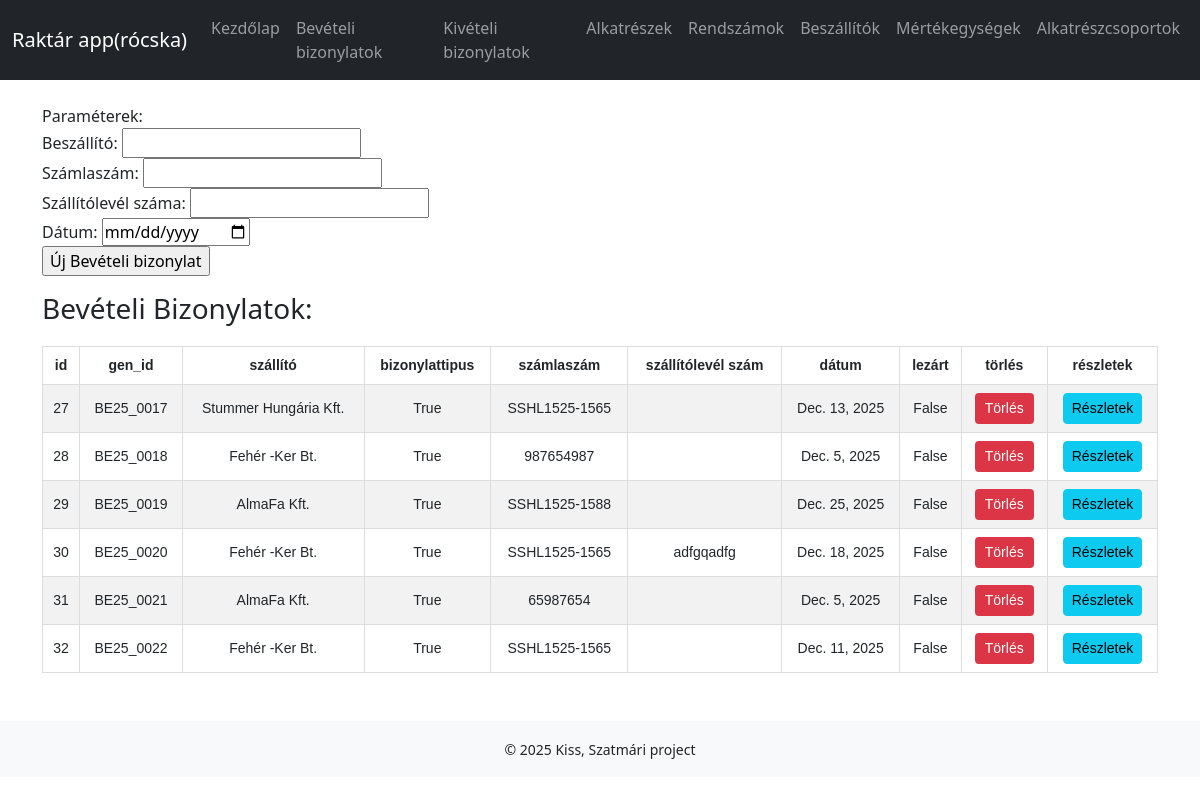
Before: /bebizonylat/ with the older database file.
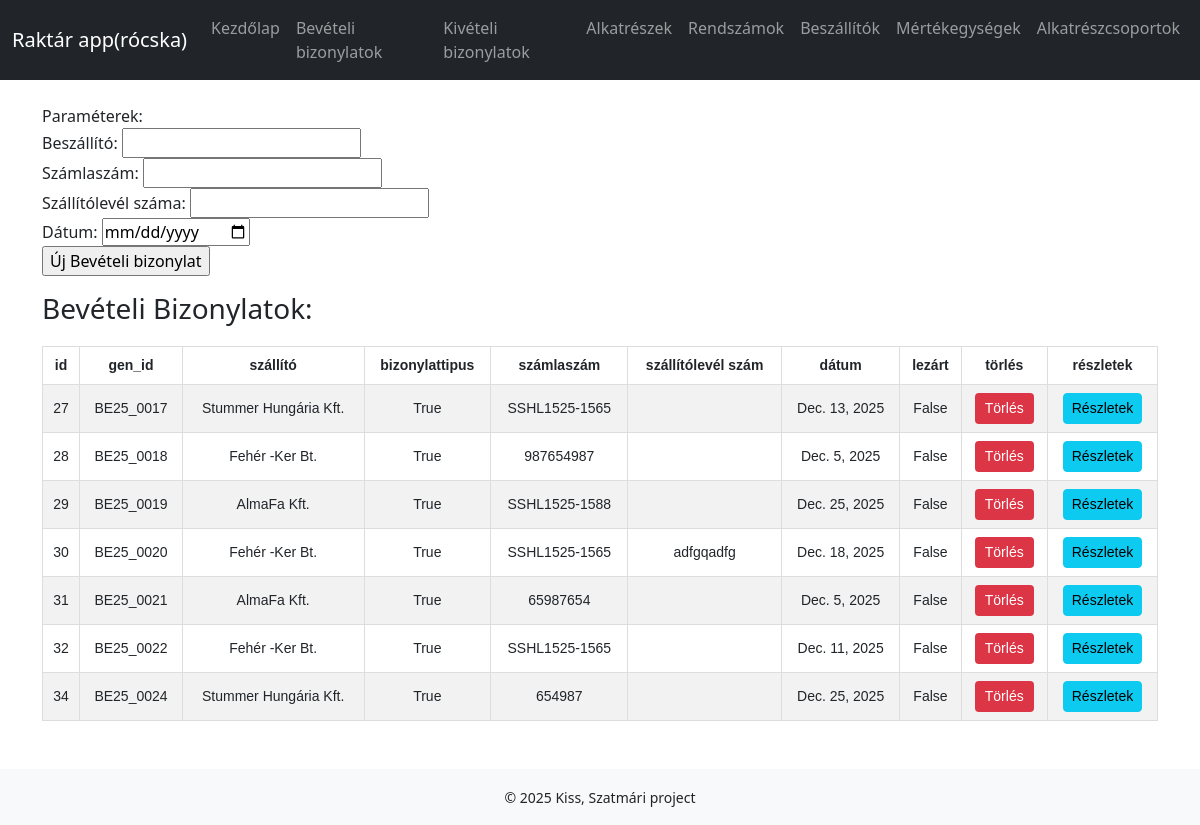
After: the same page with the newer database file.
### raktar/models.py (models this page shows, shortened)
class Bizonylat(models.Model):
    genbizid = models.CharField(max_length=20)
    szallito = models.ForeignKey(Beszallito, on_delete=models.CASCADE, related_name="bizonylatok", blank=True, null=True)
    rendszam = models.ForeignKey(Rendszam, on_delete=models.CASCADE, related_name="bizonylatok", blank=True, null=True)
    bizonylattipus = models.BooleanField()
    szamlaszam = models.CharField(max_length=50, blank=True, null=True)
    szallitolevelszam = models.CharField(max_length=50, blank=True, null=True)
    datum = models.DateField()
    lezart = models.BooleanField(default=False)

class Beszallito(models.Model):
    beszallito = models.CharField(max_length=50)
    lezart = models.BooleanField(default=False)
    def __str__(self):
        return self.beszallito

### raktar/views.py (the view)
# urls.py: path("bebizonylat/", views.bebizonylat, name="bebizonylat"),
def bebizonylat(request):
    bebizonylatok = Bizonylat.objects.filter(bizonylattipus=True)
    beszallitok = Beszallito.objects.all()
    rendszamok = Rendszam.objects.all()
    context = {
        'bebizonylatok': bebizonylatok,
        'beszallitok': beszallitok,
        'rendszamok': rendszamok,
    }
    return render(request, 'bebizonylat.html', context)

### raktar/templates/bebizonylat.html (shortened to what this page needs)
{% extends 'base.html' %}
{% block content %}
<section>
    <form action="{% url 'raktar:addBebizonylat' %}" method="post">
        <p>Paraméterek:<br>
            <label>
                Beszállító:
                <input list="beszallitok" name="ujSzallito" id="ujSzallito">
            </label><br>
            <label>
                Számlaszám: <input type="text" name="ujSzamlaszam" id="ujSzamlaszam">
            </label><br>
            <label>
                Szállítólevél száma: <input type="text" name="ujSzallitolevelszam" id="ujSzallitolevelszam">
            </label><br>
            <label>
                Dátum: <input type="date" name="ujDatum" id="ujDatum">
            </label><br>
            <input type="submit" value="Új Bevételi bizonylat">
        </p>
    </form>
</section>
<section>
    <h3>Bevételi Bizonylatok: </h3>
    <table border="1">
        <tr>
            <th>id</th>
            <th>gen_id</th>
            <th>szállító</th>
            <th>bizonylattipus</th>
            <th>számlaszám</th>
            <th>szállítólevél szám</th>
            <th>dátum</th>
            <th>lezárt</th>
            <th>törlés</th>
            <th>részletek</th>
        </tr>
        {% for i in bebizonylatok %}
        <tr>
            <td>{{ i.id }}</td>
            <td>{{ i.genbizid }}</td>
            <td>{{ i.szallito }}</td>
            <td>{{ i.bizonylattipus }}</td>
            <td>{{ i.szamlaszam }}</td>
            <td>{{ i.szallitolevelszam }}</td>
            <td>{{ i.datum }}</td>
            <td>{{ i.lezart }}</td>
            <td>
                <form action="{% url 'raktar:deleteBebizonylat' i.id %}" method="post" style="display:inline;">
                    <button type="submit" class="btn btn-danger btn-sm">Törlés</button>
                </form>
            </td>
            <td>
                <a href="{% url 'raktar:bebizonylatsorok' i.id %}" class="btn btn-info btn-sm">Részletek</a>
            </td>
        </tr>
        {% endfor %}
    </table>
</section>
{% endblock %}

Changed rows visible on the page:
added Bizonylat: id "34", genbizid "BE25_0024", szallito "Stummer Hungária Kft.", bizonylattipus "True", szamlaszam "654987", datum "Dec. 25, 2025", lezart "False"
